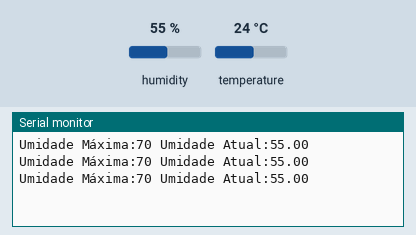
Recording of a sketch running on a simulated Arduino Uno, built with avr-gcc and run on an emulated ATmega328P. Parts: the last lines printed to the serial monitor. The inputs (shaded band) are chosen by the test bench; at power-on: humidity 55 %, temperature 24 °C.

Above: at 2.8 s.
2.9 s: humidity set to 22 %
At 5.5 s:
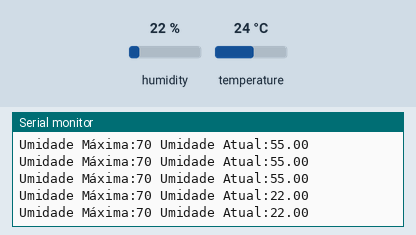
5.6 s: humidity set to 40 %
At 6.9 s:
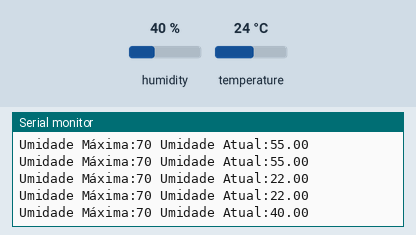
Timing chart, 0 to 8.6 s (numbered marks = the images above; inputs shaded):
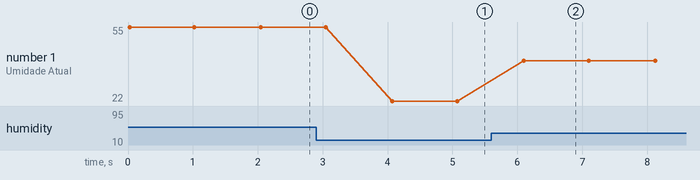

Measured:
- after the input at 2.9 s, the serial monitor: prints a new line after 1.2 s (image 1)
- after the input at 5.6 s, the serial monitor: prints a new line after 0.50 s (image 2)
- plotted number 1: 55 → 22 after the input at 2.9 s, 22 → 40 after the input at 5.6 s

The sketch:

codigo_arduino_atualizado.ino
```cpp
#include "DHT.h" // incluind a biblioteca DHT

#define TIPO_SENSOR  DHT11 // UTILIZANDO A O "TIPO_SENSOR" DA BIBLIOTECA PARA DEFINIR O SENSOR DHT11

const int PINO_SENSOR_DHT11 = A0; // declarando uma variável que não altera e atribuindo a entrada A0 do arduíno para captação de dados

DHT sensorDHT (PINO_SENSOR_DHT11, TIPO_SENSOR); //

void setup() {

  Serial.begin(9600); // ela inicia o arduíno para que comece a captação de dados

  sensorDHT.begin(); // comando para iniciar a placa

}

void loop() {
  float umidade = sensorDHT.readHumidity();
  int umimax = 70;

  if (isnan(umidade)){

    Serial.println("Erro ao Ler os Dados do Sensor!!");

  } else{


    Serial.print("Umidade Máxima:");
    Serial.print(umimax);
    Serial.print(" ");
    Serial.print("Umidade Atual:");
    Serial.print(umidade);
    Serial.println(" ");


    delay(1000);

  }


}
```
